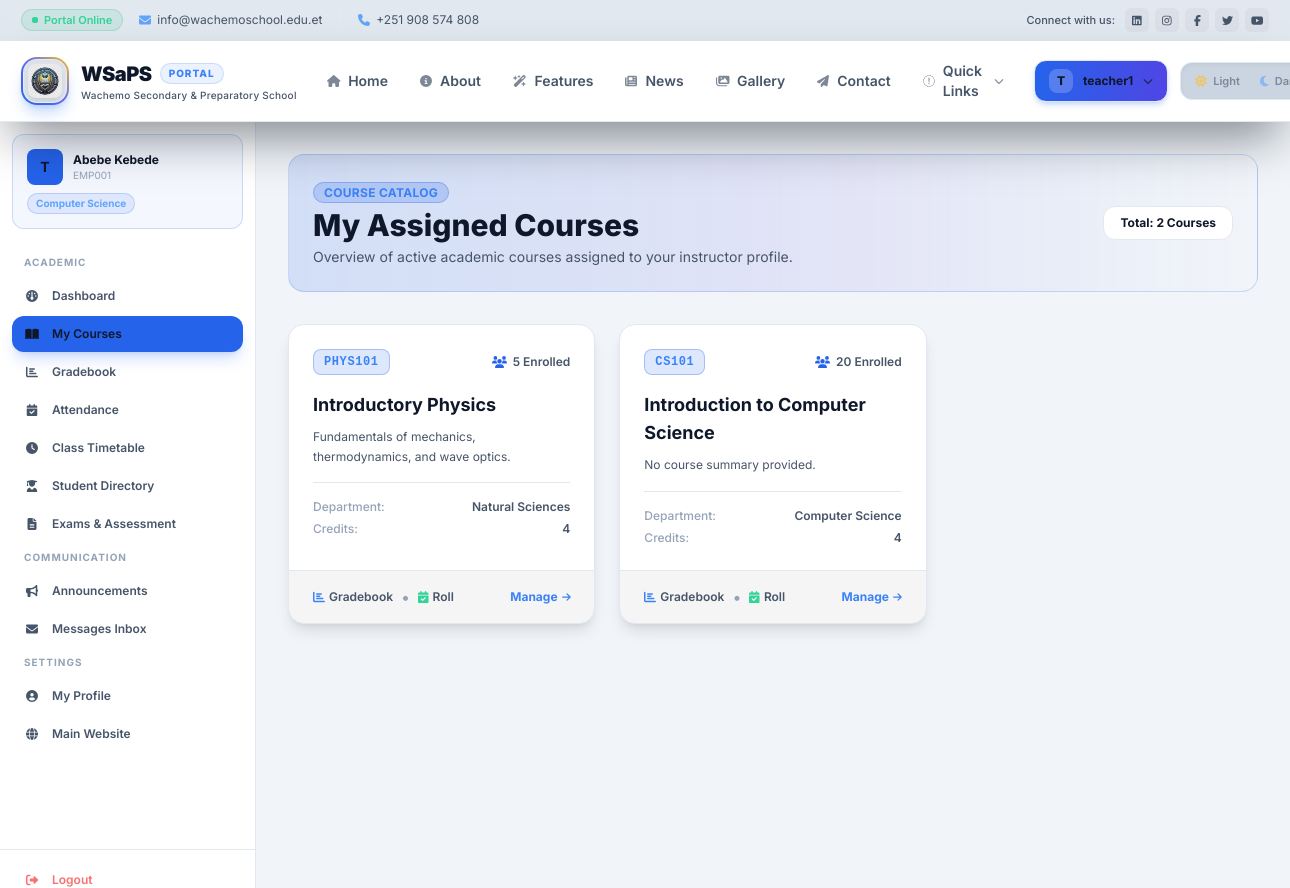
Before: /teacher/courses/ (signed in) with the older database file.
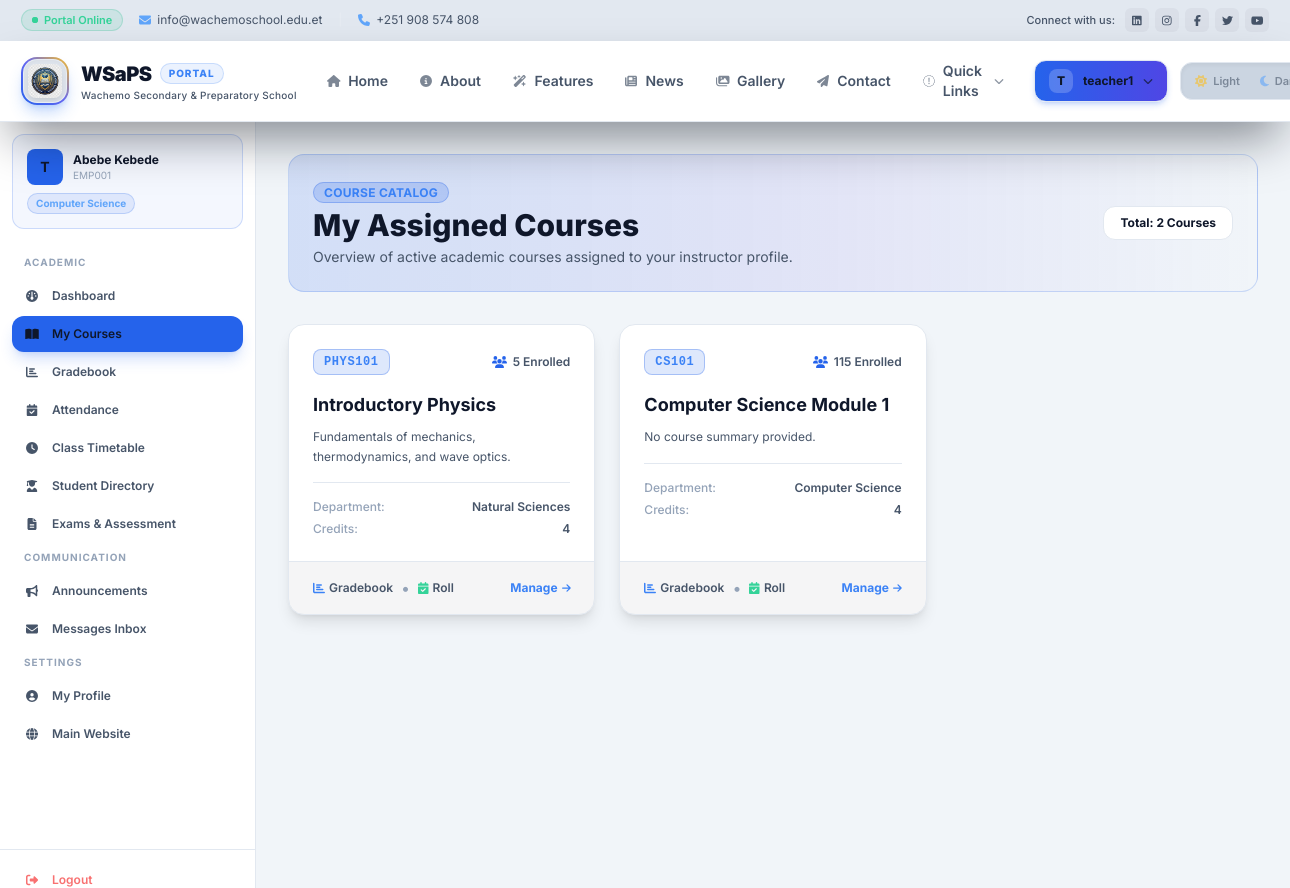
After: the same page with the newer database file.
### student/models.py (models this page shows, shortened)
class Course(models.Model):
    code = models.CharField(max_length=20, unique=True)
    name = models.CharField(max_length=100)
    description = models.TextField(blank=True)
    instructor = models.ForeignKey(Instructor, on_delete=models.SET_NULL, null=True, related_name='courses')
    department = models.ForeignKey(Department, on_delete=models.SET_NULL, null=True, related_name='courses')
    credits = models.PositiveIntegerField(null=True, blank=True)
    prerequisites = models.ManyToManyField('self', blank=True, symmetrical=False)
    is_active = models.BooleanField(default=True)
    is_featured = models.BooleanField(default=False)
    max_students = models.PositiveIntegerField(default=30)
    semester = models.CharField(max_length=20, blank=True)
    academic_year = models.CharField(max_length=10, blank=True)
    created_at = models.DateTimeField(auto_now_add=True)
    updated_at = models.DateTimeField(auto_now=True, null=True, blank=True)

class Department(models.Model):
    name = models.CharField(max_length=100, unique=True)
    code = models.CharField(max_length=10, unique=True)
    description = models.TextField(blank=True)
    is_active = models.BooleanField(default=True)
    created_at = models.DateTimeField(auto_now_add=True)
    updated_at = models.DateTimeField(auto_now=True, null=True, blank=True)

### teacher/views.py (the view)
# urls.py: path('courses/', views.courses, name='courses'),
@teacher_required
def courses(request):
    try:
        instructor = Instructor.objects.get(user=request.user)
    except Instructor.DoesNotExist:
        messages.warning(request, 'Instructor profile not found.')
        return redirect('dashboard')
    courses = Course.objects.filter(
        instructor=instructor,
        is_active=True
    ).select_related('department').prefetch_related('enrollments__student__user')
    context = {
        'instructor': instructor,
        'courses': courses,
    }
    return render(request, 'teacher/courses.html', context)

### student/models.py (called while the page is built)
    def get_full_name(self):
        return f"{self.user.first_name} {self.user.last_name}"

### templates/teacher/courses.html (shortened to what the changed rows need)
{% extends 'base.html' %}
{% block content %}
<div class="flex h-[calc(100vh-100px)] overflow-hidden bg-navy-900 portal-main-bg">
    <div class="flex-1 h-full overflow-y-auto p-6 md:p-8">
        <div class="flex flex-col md:flex-row md:items-center justify-between gap-4 mb-8 bg-gradient-to-r from-brand-blue/15 via-indigo-600/10 to-transparent p-6 rounded-2xl border border-brand-blue/20">
            <div>
                <h1 class="text-2xl md:text-3xl font-extrabold text-white mt-1">My Assigned Courses</h1>
            </div>
        </div>
        <div class="grid grid-cols-1 md:grid-cols-2 lg:grid-cols-3 gap-6">
            {% for course in courses %}
                <div class="bg-navy-800 rounded-2xl border border-white/10 shadow-lg flex flex-col justify-between overflow-hidden hover:border-brand-blue/40 hover:shadow-xl transition-all group">
                    <div class="p-6">
                        <div class="flex items-center justify-between mb-4">
                            <span class="font-mono font-bold text-xs bg-brand-blue/15 text-brand-light px-2.5 py-1 rounded-lg border border-brand-blue/30 uppercase tracking-wider">{{ course.code }}</span>
                            <span class="text-xs font-semibold text-gray-400 flex items-center gap-1.5">
                                <i class="fas fa-users text-brand-blue"></i> {{ course.enrollments.count }} Enrolled
                            </span>
                        </div>
                        <h3 class="font-bold text-lg text-white mb-2 group-hover:text-brand-light transition-colors">{{ course.name }}</h3>
                        <p class="text-xs text-gray-400 line-clamp-2 mb-4 leading-relaxed">{{ course.description|default:"No course summary provided." }}</p>
                        <div class="text-xs text-gray-400 space-y-1.5 border-t border-white/10 pt-4">
                            <div class="flex justify-between">
                                <span class="text-gray-500 font-medium">Department:</span>
                                <span class="text-gray-300 font-semibold">{{ course.department.name|default:"Faculty" }}</span>
                            </div>
                            <div class="flex justify-between">
                                <span class="text-gray-500 font-medium">Credits:</span>
                                <span class="text-gray-300 font-semibold">{{ course.credits|default:"N/A" }}</span>
                            </div>
                        </div>
                    </div>
                    <div class="bg-white/5 px-6 py-3.5 border-t border-white/10 flex items-center justify-between">
                        <div class="flex items-center gap-2">
                            <a href="{% url 'teacher_gradebook' course.id %}" class="text-xs font-semibold text-gray-300 hover:text-white flex items-center gap-1">
                                <i class="fas fa-chart-bar text-brand-light"></i> Gradebook
                            </a>
                            <span class="text-gray-600">•</span>
                            <a href="{% url 'teacher_attendance' course.id %}" class="text-xs font-semibold text-gray-300 hover:text-white flex items-center gap-1">
                                <i class="fas fa-calendar-check text-emerald-400"></i> Roll
                            </a>
                        </div>
                        <a href="{% url 'teacher_course_detail' course.id %}" class="text-xs font-bold text-brand-light hover:text-white flex items-center gap-1">
                            <span>Manage</span>
                            <i class="fas fa-arrow-right text-[10px]"></i>
                        </a>
                    </div>
                </div>
            {% endfor %}
        </div>
    </div>
</div>
{% endblock %}

Changed rows visible on the page:
changed Course "CS101": enrollments.count "20" → "115"; name "Introduction to Computer Science" → "Computer Science Module 1"
